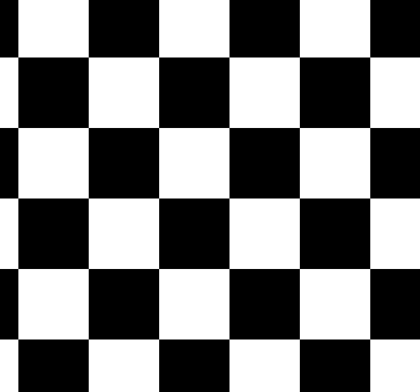
#> input picture ch3-2/check.png, 420 x 392 px
$ python 3-12a_1edge.py   (older library calls are emulated)
#> lines starting #> are read from the running program, lines starting #| are printed output that depends on the picture
import cv2
import numpy as np

#gray=cv2.imread('lenna256.png', cv2.IMREAD_GRAYSCALE)
#gray=cv2.imread('coins.png',cv2.IMREAD_GRAYSCALE)
gray=cv2.imread('check.png',cv2.IMREAD_GRAYSCALE)
#> gray is the input picture: shape (392, 420); min 0, max 255, mean 127.5

blur=cv2.blur(gray,(3,3))	# 에지 검출의 전처리과정 : 스무딩, 잡음 제거

#1차 미분 : Prewitt
prewitt_filter_x = np.array([[1, 0, -1], [1, 0, -1], [1, 0, -1]]) #수직 에지 필터
prewitt_filter_y = np.array([[-1, -1, -1], [0, 0, 0], [1, 1, 1]]) #수평 에지 필터
prewitt_grad_x = cv2.filter2D(blur, -1, prewitt_filter_x) # 수직 에지
prewitt_grad_y = cv2.filter2D(blur, -1, prewitt_filter_y) # 수평 에지
prewitt_x = cv2.convertScaleAbs(prewitt_grad_x)   # 절대값을 취해 양수 영상으로 변환, 수직 에지
prewitt_y = cv2.convertScaleAbs(prewitt_grad_y)   # 수평 에지
prewitt_edge = cv2.addWeighted(prewitt_x,0.5, prewitt_y,0.5,0)  # 에지 강도 계산, 수평 + 수직
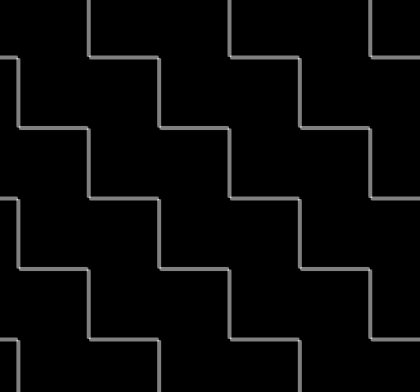
#> prewitt_edge: shape (392, 420); min 0, max 216, mean 6.8
#print('[100,100]의 그래디언트는 ',prewitt_x[100,100],',',prewitt_y[100,100])
#print(prewitt_edge[100,100])
prewitt=np.hstack((gray,prewitt_x,prewitt_y,prewitt_edge))
#cv2.imshow('Prewitt',prewitt)

#2차 미분 : Sobel
sobel_grad_x = cv2.Sobel(blur,cv2.CV_32F,1,0,ksize=3)	# 소벨 연산자 적용 # 수직 에지
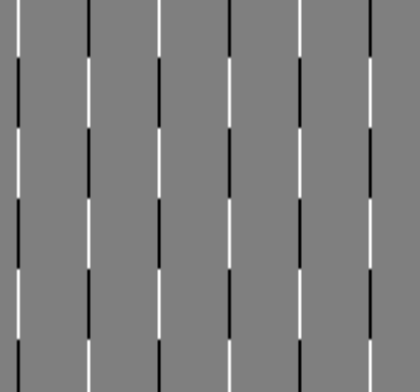
#> sobel_grad_x: shape (392, 420) float32; min -680, max 680, mean 0; drawn with min black and max white
sobel_grad_y = cv2.Sobel(blur,cv2.CV_32F,0,1,ksize=3) # 수평 에지
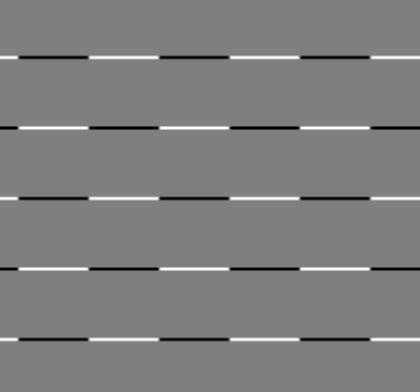
#> sobel_grad_y: shape (392, 420) float32; min -680, max 680, mean 0; drawn with min black and max white
sobel_x = cv2.convertScaleAbs(sobel_grad_x)
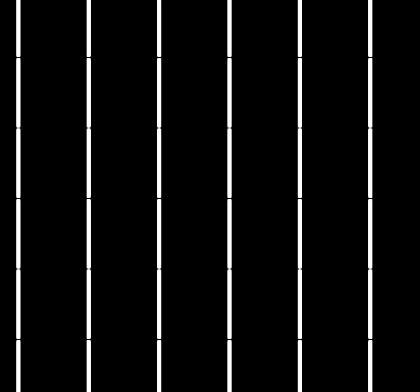
#> sobel_x: shape (392, 420); min 0, max 255, mean 15.4
sobel_y = cv2.convertScaleAbs(sobel_grad_y)
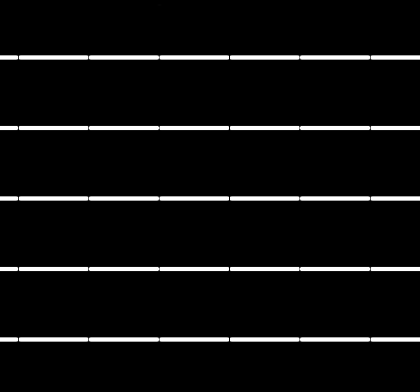
#> sobel_y: shape (392, 420); min 0, max 255, mean 13.6
sobel_edge = cv2.addWeighted(sobel_x,0.5,sobel_y,0.5,0)	# 수평 + 수직
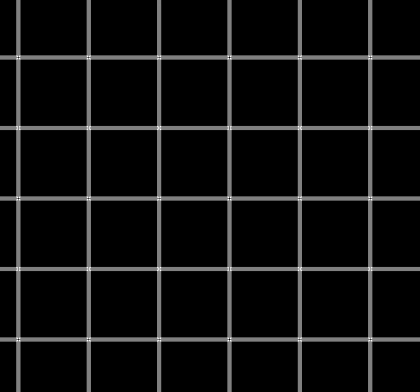
#> sobel_edge: shape (392, 420); min 0, max 255, mean 14.6
sobel=np.hstack((gray,sobel_x,sobel_y,sobel_edge))
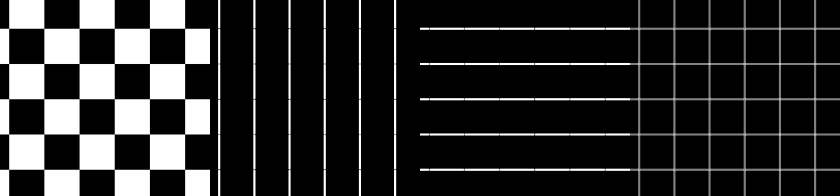
#> sobel: shape (392, 1680) (shown at 1/2 size); min 0, max 255, mean 42.8
cv2.imshow('Sobel',sobel)

cv2.waitKey()
cv2.destroyAllWindows()
